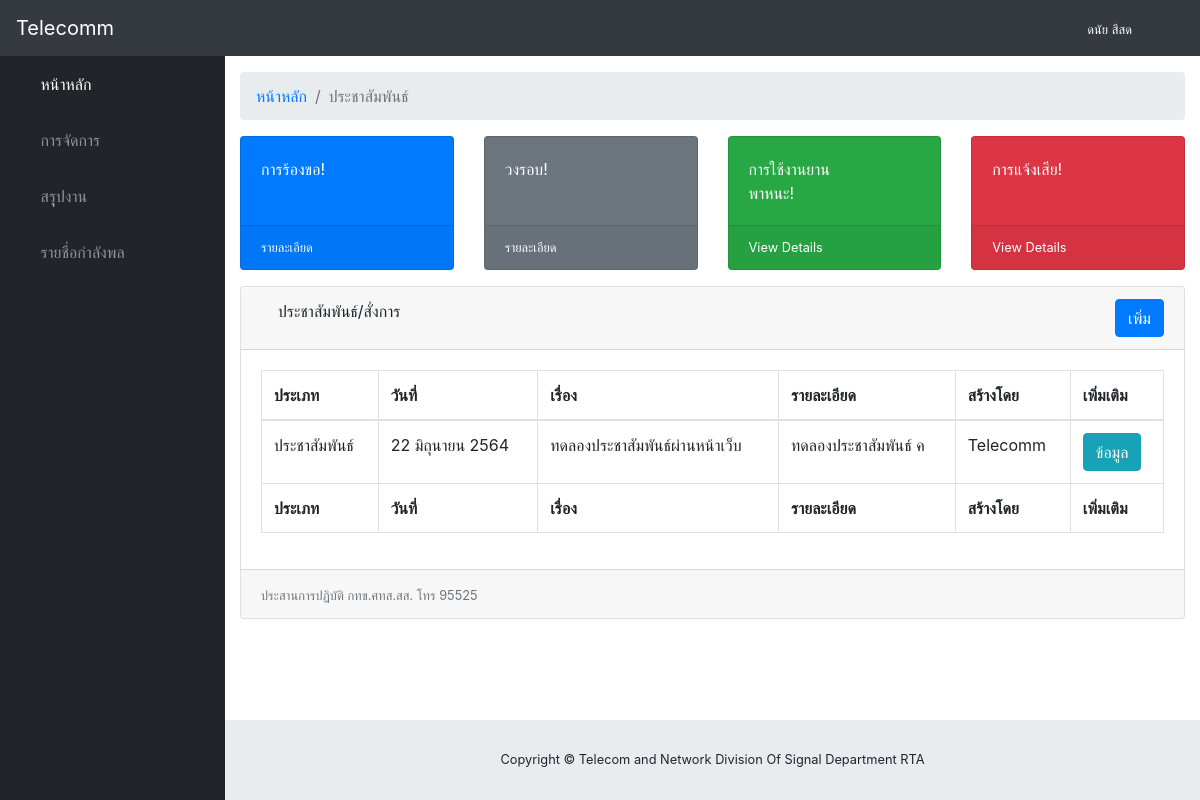
Page / (signed in) on the earlier database version.
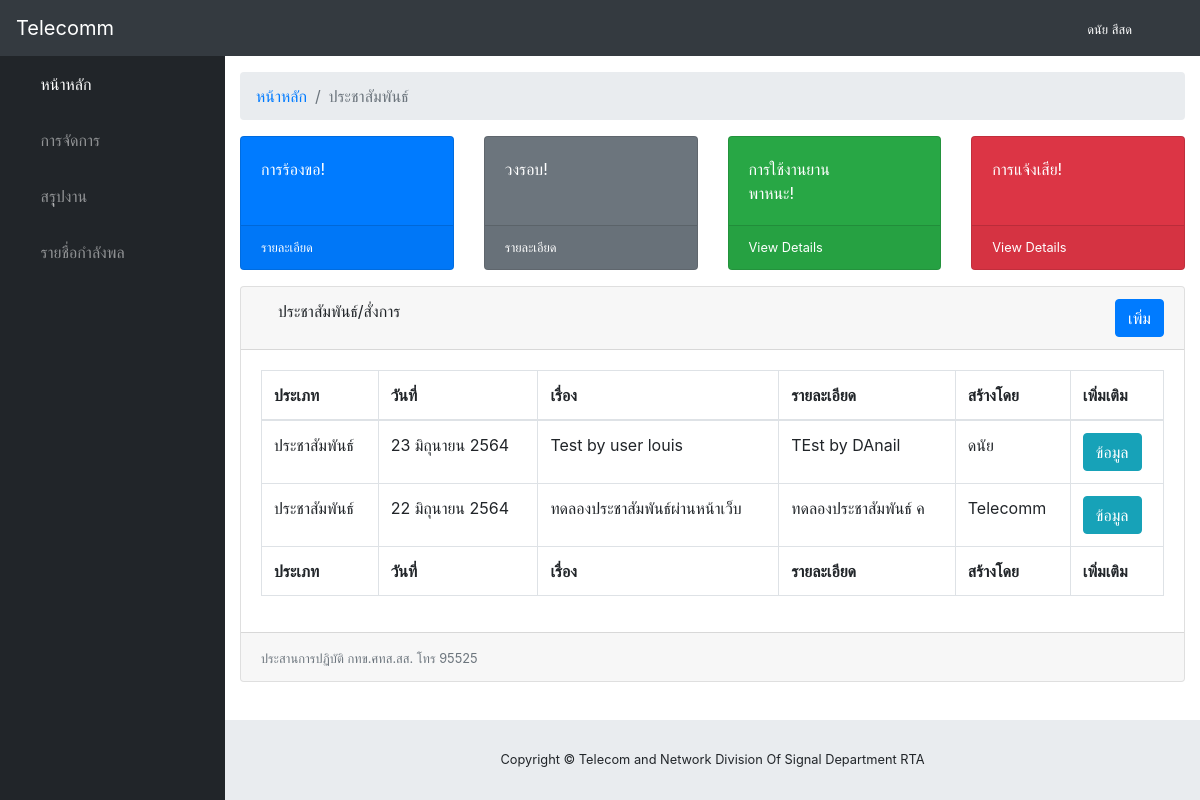
Same page on the later database version.
### accounts/models.py (models this page shows)
class Employee(AbstractUser):
	rank = models.CharField(max_length=20)
	position = models.CharField(max_length=200)
	sector = models.CharField(max_length=100, choices=[
		('ส่วนกลาง', 'ส่วนกลาง'),
		('ทภ.1', 'ทภ.1'),
		('ทภ.2', 'ทภ.2'),
		('ทภ.3', 'ทภ.3'),
		('ทภ.4', 'ทภ.4'),
		('อื่นๆ', 'อื่นๆ')
	])
	place = models.CharField(max_length=200)
	phone = models.CharField(max_length=10)
	email = models.EmailField()

### core/models.py (models this page shows, shortened)
class News(models.Model):
	TYPES = [
		('สั่งการ', 'สั่งการ'),
		('ประชาสัมพันธ์', 'ประชาสัมพันธ์')
	]
	type = models.CharField(max_length=50, choices=TYPES, default='สั่งการ')
	date_published = models.DateField(auto_now_add=True)
	name = models.CharField(max_length=200)
	detail = models.TextField()
	author = models.ForeignKey(Employee, on_delete=models.CASCADE)
	read = models.ManyToManyField(Employee, related_name='read_newss')

### core/views.py (the view)
# urls.py: path('', HomeView.as_view(), name='home'),
class HomeView(LoginRequiredMixin, ListView):
    login_url = 'accounts/login/'
    redirect_field_name = 'home'
    model = News
    template_name = 'home.html'
    ordering = ['-date_published']

### config/filters.py (called while the page is built)
@register.filter
def thaidate(var):
	n = ['มกราคม', 'กุมภาพันธ์', 'มีนาคม', 'เมษายน', 'พฤษภาคม', 'มิถุนายน', 'กรกฎาคม', 'สิงหาคม', 'กันยายน', 'ตุลาคม', 'พฤษศจิกายน', 'ธันวาคม']
	d = var.day
	m = n[var.month - 1 ]
	y = var.year + 543
	return f'{d} {m} {y}'

### core/templates/home.html (shortened to what this page needs)
{% extends "base.html" %}
{% block links %}
  <link href="/static/css/sb-admin.css" rel="stylesheet">
{% endblock %}
{% block body %}
<body id="page-top">
  <nav class="navbar navbar-expand navbar-dark bg-dark static-top">
    <a class="navbar-brand mr-1" href="{% url 'home' %}">Telecomm</a>
    <button class="btn btn-link btn-sm text-white order-1 order-sm-0" id="sidebarToggle" href="#">
      <i class="fas fa-bars"></i>
    </button>
    <div class="d-none d-md-inline-block form-inline ml-auto mr-0 mr-md-3 my-2 my-md-0">
      <small class="text text-white">{{ user.employee.rank }} {{ user.first_name }} {{ user.last_name }}</small>
    </div>
    <ul class="navbar-nav ml-auto ml-md-0">
      <li class="nav-item dropdown no-arrow">
        <a class="nav-link dropdown-toggle" href="#" id="userDropdown" role="button" data-toggle="dropdown" aria-haspopup="true" aria-expanded="false">
          <i class="fas fa-user-circle fa-fw"></i>
        </a>
      </li>
    </ul>
  </nav>
  <div id="wrapper">
    <ul class="sidebar navbar-nav">
      <li class="nav-item active">
        <a class="nav-link" href="{% url 'home' %}">
          <i class="fas fa-fw fa-tachometer-alt"></i>
          <span>หน้าหลัก</span>
        </a>
      </li>
      <li class="nav-item dropdown">
        <a class="nav-link dropdown-toggle" href="#" id="pagesDropdown" role="button" data-toggle="dropdown" aria-haspopup="true" aria-expanded="false">
          <i class="fas fa-fw fa-folder"></i>
          <span>การจัดการ</span>
        </a>
      </li>
      <li class="nav-item">
        <a class="nav-link" href="#">
          <i class="fas fa-fw fa-chart-area"></i>
          <span>สรุุปงาน</span></a>
      </li>
      <li class="nav-item">
        <a class="nav-link" href="{% url 'employee' %}">
          <i class="fas fa-fw fa-table"></i>
          <span>รายชื่อกำลังพล</span></a>
      </li>
    </ul>
    <div id="content-wrapper">
      <div class="container-fluid">
        <ol class="breadcrumb">
          <li class="breadcrumb-item">
            <a href="{% url 'home' %}">หน้าหลัก</a>
          </li>
          <li class="breadcrumb-item active">ประชาสัมพันธ์</li>
        </ol>
        <div class="row">
          <div class="col-xl-3 col-sm-6 mb-3">
            <div class="card text-white bg-primary o-hidden h-100">
              <div class="card-body">
                <div class="card-body-icon">
                  <i class="fas fa-fw fa-bullhorn"></i>
                </div>
                <div class="mr-5">การร้องขอ!</div>
              </div>
              <a class="card-footer text-white clearfix small z-1" href="#">
                <span class="float-left">รายละเอียด</span>
                <span class="float-right">
                  <i class="fas fa-angle-right"></i>
                </span>
              </a>
            </div>
          </div>
          <div class="col-xl-3 col-sm-6 mb-3">
            <div class="card text-white bg-secondary o-hidden h-100">
              <div class="card-body">
                <div class="card-body-icon">
                  <i class="fas fa-fw fa-location-arrow"></i>
                </div>
                <div class="mr-5">วงรอบ!</div>
              </div>
              <a class="card-footer text-white clearfix small z-1" href="#">
                <span class="float-left">รายละเอียด</span>
                <span class="float-right">
                  <i class="fas fa-angle-right"></i>
                </span>
              </a>
            </div>
          </div>
          <div class="col-xl-3 col-sm-6 mb-3">
            <div class="card text-white bg-success o-hidden h-100">
              <div class="card-body">
                <div class="card-body-icon">
                  <i class="fas fa-fw fa-car"></i>
                </div>
                <div class="mr-5">การใช้งานยานพาหนะ!</div>
              </div>
              <a class="card-footer text-white clearfix small z-1" href="#">
                <span class="float-left">View Details</span>
                <span class="float-right">
                  <i class="fas fa-angle-right"></i>
                </span>
              </a>
            </div>
          </div>
          <div class="col-xl-3 col-sm-6 mb-3">
            <div class="card text-white bg-danger o-hidden h-100">
              <div class="card-body">
                <div class="card-body-icon">
                  <i class="fas fa-fw fa-wrench"></i>
                </div>
                <div class="mr-5">การแจ้งเสีย!</div>
              </div>
              <a class="card-footer text-white clearfix small z-1" href="#">
                <span class="float-left">View Details</span>
                <span class="float-right">
                  <i class="fas fa-angle-right"></i>
                </span>
              </a>
            </div>
          </div>
        </div>
        <div class="card mb-3">
          <div class="card-header">
            <i class="fas fa-exclamation-triangle"></i>
            ประชาสัมพันธ์/สั่งการ
              <a href="{% url 'add_news' %}" class="btn btn-primary float-right">เพิ่ม</a>
          </div>
          <div class="card-body">
            <div class="table-responsive">
              <table class="table table-bordered" id="dataTable" width="100%" cellspacing="0">
                <thead>
                  <tr>
                    <th>ประเภท</th>
                    <th>วันที่</th>
                    <th>เรื่อง</th>
                    <th>รายละเอียด</th>
                    <th>สร้างโดย</th>
                    <th>เพิ่มเติม</th>
                  </tr>
                </thead>
                <tfoot>
                  <tr>
                    <th>ประเภท</th>
                    <th>วันที่</th>
                    <th>เรื่อง</th>
                    <th>รายละเอียด</th>
                    <th>สร้างโดย</th>
                    <th>เพิ่มเติม</th>
                  </tr>
                </tfoot>
                <tbody>
                {% for news in object_list %}
                  <tr>
                    <td>{{ news.type }}</td>
                    <td>{{ news.date_published|thaidate }}</td>
                    <td>{{ news.name|slice:":30" }}</td>
                    <td>{{ news.detail|slice:":20"|safe }}</td>
                    <td>{{ news.author.first_name }}</td>
                    <td><a href="{% url 'news_detail' news.pk %}" class="btn btn-info">ข้อมูล</a></td>
                  </tr>
                  {% endfor %}
                </tbody>
              </table>
            </div>
          </div>
          <div class="card-footer">
            <span class="small text-muted text-left">ประสานการปฏิบัติ กทข.ศทส.สส. โทร 95525</span>
          </div>
        </div>
      </div>
    </div>
  </div>
</body>
{% endblock %}

### core/templates/base.html (shortened to what this page needs)
{% load static %}
<!DOCTYPE html>
<html lang="en">
<head>
  <link href="{% static 'vendor/fontawesome-free/css/all.min.css' %}" rel="stylesheet" type="text/css">
  <link href="{% static 'vendor/datatables/dataTables.bootstrap4.css' %}" rel="stylesheet">
  {% block links %}
  {% endblock %}
</head>
{% block body %}
{% endblock %}
<footer class="sticky-footer">
  <div class="container my-auto">
    <div class="copyright text-center my-auto">
      <span>Copyright © Telecom and Network Division Of Signal Department RTA</span>
    </div>
  </div>
</footer>
</html>

Differences in the rows shown:
added News: type "ประชาสัมพันธ์", date_published|thaidate "23 มิถุนายน 2564", name "Test by user louis", detail "TEst by DAnail", author.first_name "ดนัย"
